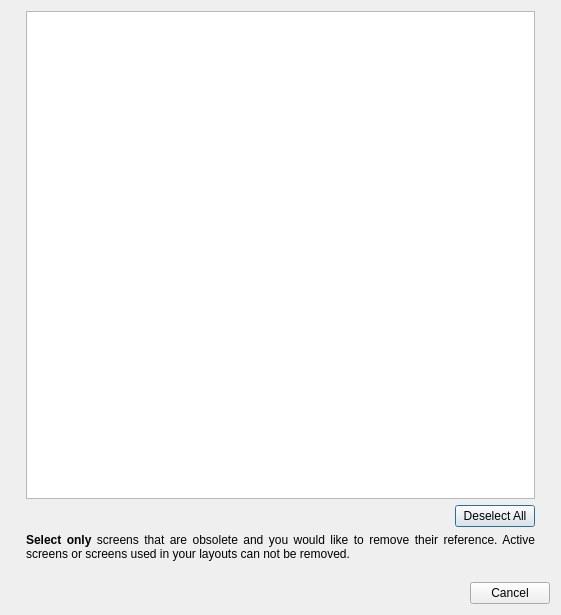
<?xml version="1.0" encoding="UTF-8"?>
<ui version="4.0">
 <class>ScreensDialog</class>
 <widget class="QDialog" name="ScreensDialog">
  <property name="geometry">
   <rect>
    <x>0</x>
    <y>0</y>
    <width>561</width>
    <height>615</height>
   </rect>
  </property>
  <property name="windowTitle">
   <string>Screens</string>
  </property>
  <layout class="QVBoxLayout" name="verticalLayout">
   <item>
    <layout class="QHBoxLayout" name="optionsLayout">
     <item>
      <spacer name="horizontalSpacer">
       <property name="orientation">
        <enum>Qt::Horizontal</enum>
       </property>
       <property name="sizeType">
        <enum>QSizePolicy::Fixed</enum>
       </property>
       <property name="sizeHint" stdset="0">
        <size>
         <width>15</width>
         <height>20</height>
        </size>
       </property>
      </spacer>
     </item>
     <item>
      <layout class="QVBoxLayout" name="verticalLayout_2">
       <item>
        <widget class="QTableView" name="screensTable">
         <property name="selectionMode">
          <enum>QAbstractItemView::SingleSelection</enum>
         </property>
         <attribute name="horizontalHeaderHighlightSections">
          <bool>false</bool>
         </attribute>
         <attribute name="horizontalHeaderStretchLastSection">
          <bool>true</bool>
         </attribute>
         <attribute name="verticalHeaderVisible">
          <bool>false</bool>
         </attribute>
         <attribute name="verticalHeaderHighlightSections">
          <bool>false</bool>
         </attribute>
        </widget>
       </item>
       <item>
        <layout class="QHBoxLayout" name="horizontalLayout">
         <item>
          <spacer name="horizontalSpacer_3">
           <property name="orientation">
            <enum>Qt::Horizontal</enum>
           </property>
           <property name="sizeHint" stdset="0">
            <size>
             <width>40</width>
             <height>20</height>
            </size>
           </property>
          </spacer>
         </item>
         <item>
          <widget class="QPushButton" name="deselectAllBtn">
           <property name="text">
            <string>Deselect All</string>
           </property>
          </widget>
         </item>
        </layout>
       </item>
       <item>
        <widget class="QLabel" name="noteLbl">
         <property name="text">
          <string>&lt;b&gt;Select only&lt;/b&gt; screens that are obsolete and you would like to remove their reference. Active screens or screens used in your layouts can not be removed.</string>
         </property>
         <property name="alignment">
          <set>Qt::AlignJustify|Qt::AlignVCenter</set>
         </property>
         <property name="wordWrap">
          <bool>true</bool>
         </property>
        </widget>
       </item>
       <item>
        <spacer name="verticalSpacer">
         <property name="orientation">
          <enum>Qt::Vertical</enum>
         </property>
         <property name="sizeType">
          <enum>QSizePolicy::Fixed</enum>
         </property>
         <property name="sizeHint" stdset="0">
          <size>
           <width>20</width>
           <height>15</height>
          </size>
         </property>
        </spacer>
       </item>
      </layout>
     </item>
     <item>
      <spacer name="horizontalSpacer_2">
       <property name="orientation">
        <enum>Qt::Horizontal</enum>
       </property>
       <property name="sizeType">
        <enum>QSizePolicy::Fixed</enum>
       </property>
       <property name="sizeHint" stdset="0">
        <size>
         <width>15</width>
         <height>20</height>
        </size>
       </property>
      </spacer>
     </item>
    </layout>
   </item>
   <item>
    <widget class="QDialogButtonBox" name="buttonBox">
     <property name="orientation">
      <enum>Qt::Horizontal</enum>
     </property>
     <property name="standardButtons">
      <set>QDialogButtonBox::Cancel</set>
     </property>
    </widget>
   </item>
  </layout>
 </widget>
 <resources/>
 <connections/>
</ui>
